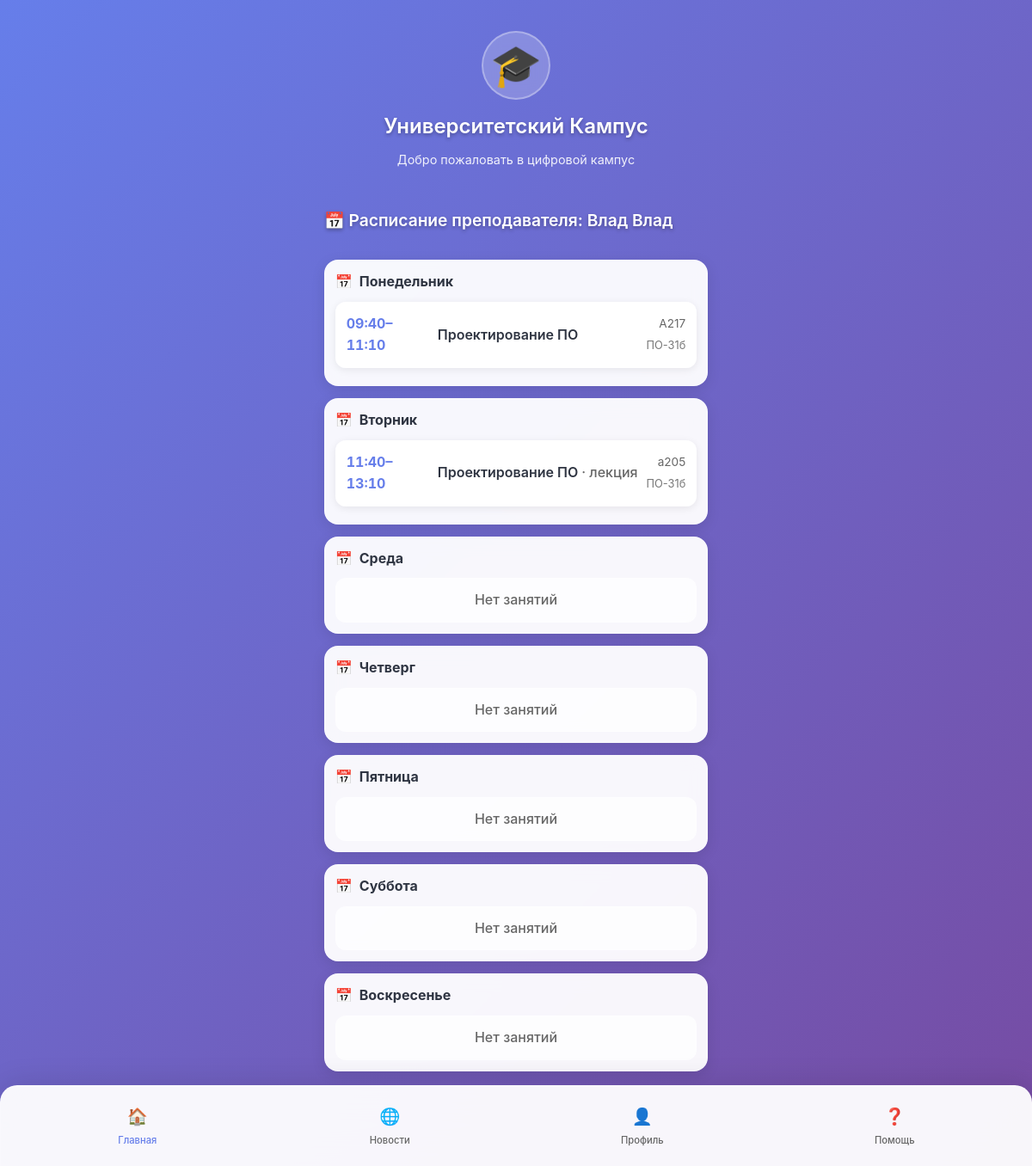
Screenshot of /teacher_schedule/ with the database file from the repository.
### main/models.py (models this page shows, shortened)
class Teacher(models.Model):
    person = models.OneToOneField(Person, on_delete=models.CASCADE, related_name='teacher')
    academic_title = models.CharField(max_length=128, blank=True)
    department = models.CharField(max_length=255, blank=True)
    university = models.ForeignKey('University', on_delete=models.CASCADE, related_name='teachers')

class Person(models.Model):
    user = models.OneToOneField(
        settings.AUTH_USER_MODEL, on_delete=models.SET_NULL, null=True, blank=True,
        related_name='person', help_text="Связь с Django User (если есть)"
    )
    last_name = models.CharField("Фамилия", max_length=128)
    first_name = models.CharField("Имя", max_length=128)
    middle_name = models.CharField("Отчество", max_length=128, blank=True)
    role = models.ForeignKey('Role', related_name='role', on_delete=models.SET_NULL, null=True, blank=True)
    email = models.EmailField(blank=True)
    phone = models.CharField(max_length=32, blank=True)
    vk_user_id = models.CharField(
        "VK/Max user id", max_length=64, blank=True, db_index=True
    )
    class Meta:
        indexes = [models.Index(fields=["vk_user_id"])]

class ScheduleSlot(models.Model):
    WEEKDAY = [
        (1, "Понедельник"),
        (2, "Вторник"),
        (3, "Среда"),
        (4, "Четверг"),
        (5, "Пятница"),
        (6, "Суббота"),
        (7, "Воскресенье"),
    ]
    PARITY = [
        ("all", "Каждую"),
        ("odd", "Нечётные"),
        ("even", "Чётные"),
    ]
    university = models.ForeignKey(
        University, on_delete=models.CASCADE, related_name="schedule_slots", verbose_name="Университет"
    )
    teaching = models.ForeignKey(
        Teaching, on_delete=models.CASCADE, related_name="schedule_slots", verbose_name="Курс (Teaching)"
    )
    groups = models.ManyToManyField(
        StudentGroup, related_name="schedule_slots", blank=True, verbose_name="Группы"
    )
    weekday = models.PositiveSmallIntegerField(choices=WEEKDAY, verbose_name="День недели")
    start_time = models.TimeField(verbose_name="Начало")
    end_time = models.TimeField(verbose_name="Конец")
    week_parity = models.CharField(
        max_length=5, choices=PARITY, default="all", verbose_name="Чётность недели"
    )
    start_date = models.DateField(verbose_name="Дата начала периода")
    end_date = models.DateField(verbose_name="Дата окончания периода")
    building = models.CharField(max_length=64, blank=True, verbose_name="Корпус")
    room = models.CharField(max_length=32, blank=True, verbose_name="Аудитория")
    note = models.CharField(max_length=128, blank=True, verbose_name="Примечание")
    created_at = models.DateTimeField(auto_now_add=True)
    updated_at = models.DateTimeField(auto_now=True)
    class Meta:
        ordering = ["weekday", "start_time"]
        indexes = [
            models.Index(fields=["university", "weekday", "start_time"]),
            models.Index(fields=["start_date", "end_date"]),
        ]
    def applies_on_date(self, date_obj, term_start=None):
        if not (self.start_date <= date_obj <= self.end_date):
            return False
        if self.weekday != date_obj.isoweekday():
            return False
    def effective_for_date(self, date_obj):
        if not self.applies_on_date(date_obj):
            return None

class Teaching(models.Model):
    teacher = models.ForeignKey(Teacher, on_delete=models.CASCADE, related_name='teachings')
    curriculum = models.ForeignKey(Curriculum, on_delete=models.CASCADE, related_name='teachings')
    group = models.ForeignKey(StudentGroup, on_delete=models.SET_NULL, null=True, blank=True, related_name='teachings')
    academic_year = models.CharField(max_length=9)  # учбеный год
    semester_in_year = models.PositiveSmallIntegerField(choices=[(1, "осенний"), (2, "весенний")])
    class Meta:
        unique_together = [("teacher", "curriculum", "group", "academic_year")]
        indexes = [models.Index(fields=["academic_year"])]

class Curriculum(models.Model):
    SEMESTER_CHOICES = [(i, f"{i}") for i in range(1, 13)]
    program = models.ForeignKey(Program, on_delete=models.CASCADE, related_name='curriculum') # название учебной программы
    discipline = models.ForeignKey(Discipline, on_delete=models.PROTECT, related_name='curriculum_items') #дисциплна
    semester = models.PositiveSmallIntegerField(choices=SEMESTER_CHOICES) #семестр, в котором изучается программа
    hours = models.PositiveSmallIntegerField(default=0) # количество часов
    control_form = models.CharField(
        max_length=32,
        choices=[("exam", "Экзамен"), ("test", "Зачет"), ("diff_test", "Дифф. зачет")],
        default="exam"
    ) # форма оценивания
    class Meta:
        unique_together = [("program", "discipline", "semester")]

class Discipline(models.Model):
    code = models.CharField(max_length=32, blank=True)
    title = models.CharField(max_length=256)
    ects = models.DecimalField(max_digits=4, decimal_places=1, null=True, blank=True)
    class Meta:
        unique_together = [("code", "title")]

class StudentGroup(models.Model):
    university = models.ForeignKey('University', on_delete=models.CASCADE, related_name='groups', null=True)
    program = models.ForeignKey('Program', on_delete=models.PROTECT, related_name='groups') # программа обучения
    name = models.CharField(max_length=64)  # ПО-51
    admission_year = models.PositiveSmallIntegerField()  # год начала учебы
    curator = models.ForeignKey(
        Teacher, on_delete=models.SET_NULL, null=True, blank=True, related_name='curating_groups'
    )
    class Meta:
        unique_together = [("program", "name")]
        indexes = [models.Index(fields=["admission_year"])]
    def __str__(self):
        return self.name

### main/views/teacher.py (the view)
# urls.py: path('teacher_schedule/', views.teacher_schedule_view, name='teacher_schedule_view'),
def teacher_schedule_view(request):
    person = Person.objects.filter(pk=2).first()
    teacher = getattr(person, "teacher", None) if person else None
    if not teacher:
        return HttpResponseForbidden("Доступно только для преподавателя")
    today = timezone.localdate()
    slots = (
        ScheduleSlot.objects
        .filter(university_id=teacher.university_id)
        .filter(teaching__teacher_id=teacher.id)
        .select_related(
            "teaching",
            "teaching__curriculum",
            "teaching__curriculum__discipline",
            "teaching__teacher",
            "teaching__teacher__person",
        )
        .prefetch_related("groups", "exceptions")
        .distinct()
        .order_by("weekday", "start_time")
    )
    week = {i: [] for i in range(1, 8)}  # 1..7
    for slot in slots:
        week[slot.weekday].append({
            "slot": slot,
            "today_effective": slot.effective_for_date(today),
        })
    context = {
        "teacher": teacher,
        "week": week,
        "today": today,
    }
    return render(request, "main/schedule/teacher_schedule.html", context)

### main/templatetags/weekdays.py (called while the page is built)
@register.filter
def weekday_name(value):
    return WEEKDAY_NAMES.get(value, "")

### main/templates/main/schedule/teacher_schedule.html
{% extends 'main/index.html' %}
{% load static %}
{% load weekdays %}
{% block extra_styles %}
    <link rel="stylesheet" href="{% static 'css/student_schedule.css' %}">
{% endblock %}
{% block content %}
    <section class="schedule-section">
        <h2 class="section-title">📅 Расписание
            преподавателя: {{ teacher.person.last_name }} {{ teacher.person.first_name }}</h2>
        {% for weekday, slots in week.items %}
            <div class="schedule-day">
                <h3 class="day-title">{{ weekday|weekday_name }}</h3>
                {% if slots %}
                    {% for s in slots %}
                        {% with slot=s.slot eff=s.today_effective %}
                            <div class="schedule-card{% if eff and eff.0 %} is-cancelled{% endif %}">
                                <div class="schedule-time">
                                    {% if eff %}
                                        {{ eff.1 }}–{{ eff.2 }}
                                    {% else %}
                                        {{ slot.start_time | date:"H:i"  }}–{{ slot.end_time | date:"H:i" }}
                                    {% endif %}
                                </div>
                                <div class="schedule-subject">
                                    {{ slot.teaching.curriculum.discipline.title }}
                                    {% if slot.note %}
                                        <span style="font-weight:500; color:#666;"> · {{ slot.note }}</span>{% endif %}
                                </div>
                                <div class="schedule-meta">
                                    {% if eff %}
                                        {{ eff.3 }} {{ eff.4 }}{% if eff.5 %} · {{ eff.5 }}{% endif %}
                                    {% else %}
                                        {{ slot.building }} {{ slot.room }}
                                    {% endif %}
                                    {% with gs=slot.groups.all %}
                                        {% if gs %}
                                            <div style="font-size:.8rem; color:#777; margin-top:4px;">
                                                {{ gs|join:", " }}
                                            </div>
                                        {% endif %}
                                    {% endwith %}
                                </div>
                            </div>
                        {% endwith %}
                    {% endfor %}
                {% else %}
                    <div class="schedule-empty">Нет занятий</div>
                {% endif %}
            </div>
        {% endfor %}
    </section>
{% endblock %}

### main/static/css/styles.css (style rules this page uses)
* { margin: 0; padding: 0; box-sizing: border-box; -webkit-tap-highlight-color: transparent; }
html, body { height: 100%; }
body { font-family: -apple-system, BlinkMacSystemFont, 'Segoe UI', Roboto, Oxygen, Ubuntu, sans-serif; background: linear-gradient(135deg, #667eea 0%, #764ba2 100%); color: #333; line-height: 1.6; min-height: 100vh; padding: env(safe-area-inset-top) env(safe-area-inset-right) env(safe-area-inset-bottom) env(safe-area-inset-left); display: flex; flex-direction: column; background-attachment: fixed; }
.section-title { color: white; font-size: 1.2rem; font-weight: 600; margin-bottom: 16px; text-shadow: 0 2px 4px rgba(0, 0, 0, 0.3); }

### main/static/css/student_schedule.css (style rules this page uses)
.schedule-section { display: flex; flex-direction: column; gap: 14px; }
.schedule-day { background: rgba(255, 255, 255, 0.95); border-radius: 16px; padding: 12px; box-shadow: 0 4px 16px rgba(0,0,0,0.1); backdrop-filter: blur(10px); border: 1px solid rgba(255,255,255,0.2); }
.day-title { color: #2f3542; font-size: 1rem; font-weight: 700; margin-bottom: 10px; display: flex; align-items: center; gap: 8px; }
.day-title::before { content: "📅"; font-size: 1rem; }
.schedule-card { display: grid; grid-template-columns: 96px 1fr auto; gap: 10px; align-items: center; background: rgba(255, 255, 255, 0.95); border-radius: 12px; padding: 12px; margin-bottom: 8px; box-shadow: 0 2px 10px rgba(0,0,0,0.08); border: 1px solid rgba(255,255,255,0.2); }
.schedule-time { font-variant-numeric: tabular-nums; font-weight: 700; color: #667eea; }
.schedule-subject { font-weight: 600; color: #2f3542; }
.schedule-meta { font-size: 0.85rem; color: #666; text-align: right; }
.schedule-empty { background: rgba(255, 255, 255, 0.75); border: 1px solid rgba(255, 255, 255, 0.25); border-radius: 12px; padding: 12px; text-align: center; color: #666; font-weight: 500; }

### rows the page displays
Teacher: person.last_name "Влад", person.first_name "Влад"
ScheduleSlot: slot.start_time "09:40", slot.end_time "11:10", slot.teaching.curriculum.discipline "Проектирование ПО", slot.room "А217"
StudentGroup: name "ПО-31б"
ScheduleSlot: slot.start_time "11:40", slot.end_time "13:10", slot.teaching.curriculum.discipline "Проектирование ПО", slot.note "лекция", slot.room "а205"

### other values shown
{{ weekday|weekday_name }} "Понедельник" "Вторник" "Среда" "Четверг" "Пятница" "Суббота" "Воскресенье"
